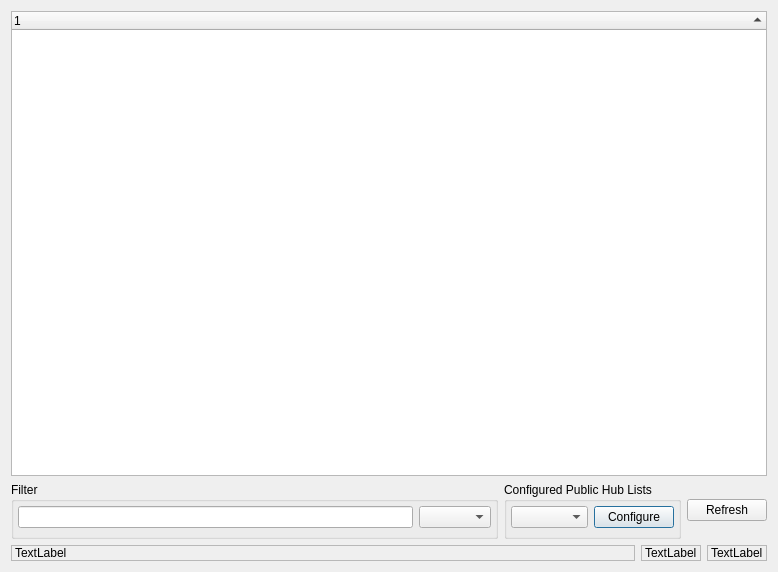
<ui version="4.0" >
 <class>mdi_PublicHub</class>
 <widget class="QDialog" name="mdi_PublicHub" >
  <property name="geometry" >
   <rect>
    <x>0</x>
    <y>0</y>
    <width>778</width>
    <height>572</height>
   </rect>
  </property>
  <property name="windowTitle" >
   <string>Public Hubs</string>
  </property>
  <layout class="QGridLayout" >
   <item row="0" column="0" >
    <layout class="QVBoxLayout" >
     <item>
      <widget class="QDLTreeWidget" name="hubs" >
       <property name="alternatingRowColors" >
        <bool>true</bool>
       </property>
       <property name="selectionMode" >
        <enum>QAbstractItemView::ExtendedSelection</enum>
       </property>
       <property name="indentation" >
        <number>5</number>
       </property>
       <property name="rootIsDecorated" >
        <bool>false</bool>
       </property>
       <property name="itemsExpandable" >
        <bool>false</bool>
       </property>
       <property name="sortingEnabled" >
        <bool>true</bool>
       </property>
       <property name="allColumnsShowFocus" >
        <bool>true</bool>
       </property>
       <column>
        <property name="text" >
         <string>1</string>
        </property>
       </column>
      </widget>
     </item>
     <item>
      <layout class="QHBoxLayout" >
       <item>
        <widget class="QGroupBox" name="groupBox" >
         <property name="title" >
          <string>Filter</string>
         </property>
         <layout class="QGridLayout" >
          <property name="leftMargin" >
           <number>4</number>
          </property>
          <property name="topMargin" >
           <number>4</number>
          </property>
          <property name="rightMargin" >
           <number>4</number>
          </property>
          <property name="bottomMargin" >
           <number>8</number>
          </property>
          <item row="0" column="0" >
           <layout class="QHBoxLayout" >
            <item>
             <widget class="QLineEdit" name="filter" />
            </item>
            <item>
             <widget class="QComboBox" name="filterSel" />
            </item>
           </layout>
          </item>
         </layout>
        </widget>
       </item>
       <item>
        <widget class="QGroupBox" name="groupBox_2" >
         <property name="title" >
          <string>Configured Public Hub Lists</string>
         </property>
         <layout class="QGridLayout" >
          <property name="leftMargin" >
           <number>4</number>
          </property>
          <property name="topMargin" >
           <number>4</number>
          </property>
          <property name="rightMargin" >
           <number>4</number>
          </property>
          <property name="bottomMargin" >
           <number>8</number>
          </property>
          <item row="0" column="0" >
           <layout class="QHBoxLayout" >
            <item>
             <widget class="QComboBox" name="pubLists" />
            </item>
            <item>
             <widget class="QPushButton" name="configure" >
              <property name="text" >
               <string>Configure</string>
              </property>
             </widget>
            </item>
           </layout>
          </item>
         </layout>
        </widget>
       </item>
       <item>
        <widget class="QPushButton" name="refresh" >
         <property name="text" >
          <string>Refresh</string>
         </property>
        </widget>
       </item>
      </layout>
     </item>
     <item>
      <layout class="QHBoxLayout" >
       <item>
        <widget class="QLabel" name="lbl_status" >
         <property name="sizePolicy" >
          <sizepolicy vsizetype="Preferred" hsizetype="Expanding" >
           <horstretch>0</horstretch>
           <verstretch>0</verstretch>
          </sizepolicy>
         </property>
         <property name="frameShape" >
          <enum>QFrame::StyledPanel</enum>
         </property>
         <property name="text" >
          <string>TextLabel</string>
         </property>
        </widget>
       </item>
       <item>
        <widget class="QLabel" name="lbl_hubs" >
         <property name="sizePolicy" >
          <sizepolicy vsizetype="Preferred" hsizetype="Minimum" >
           <horstretch>0</horstretch>
           <verstretch>0</verstretch>
          </sizepolicy>
         </property>
         <property name="frameShape" >
          <enum>QFrame::StyledPanel</enum>
         </property>
         <property name="text" >
          <string>TextLabel</string>
         </property>
        </widget>
       </item>
       <item>
        <widget class="QLabel" name="lbl_users" >
         <property name="sizePolicy" >
          <sizepolicy vsizetype="Preferred" hsizetype="Minimum" >
           <horstretch>0</horstretch>
           <verstretch>0</verstretch>
          </sizepolicy>
         </property>
         <property name="frameShape" >
          <enum>QFrame::StyledPanel</enum>
         </property>
         <property name="text" >
          <string>TextLabel</string>
         </property>
        </widget>
       </item>
      </layout>
     </item>
    </layout>
   </item>
  </layout>
 </widget>
 <customwidgets>
  <customwidget>
   <class>QDLTreeWidget</class>
   <extends>QTreeWidget</extends>
   <header>../src/widgets/stil_qdltreewidget.h</header>
  </customwidget>
 </customwidgets>
 <resources/>
 <connections/>
</ui>
